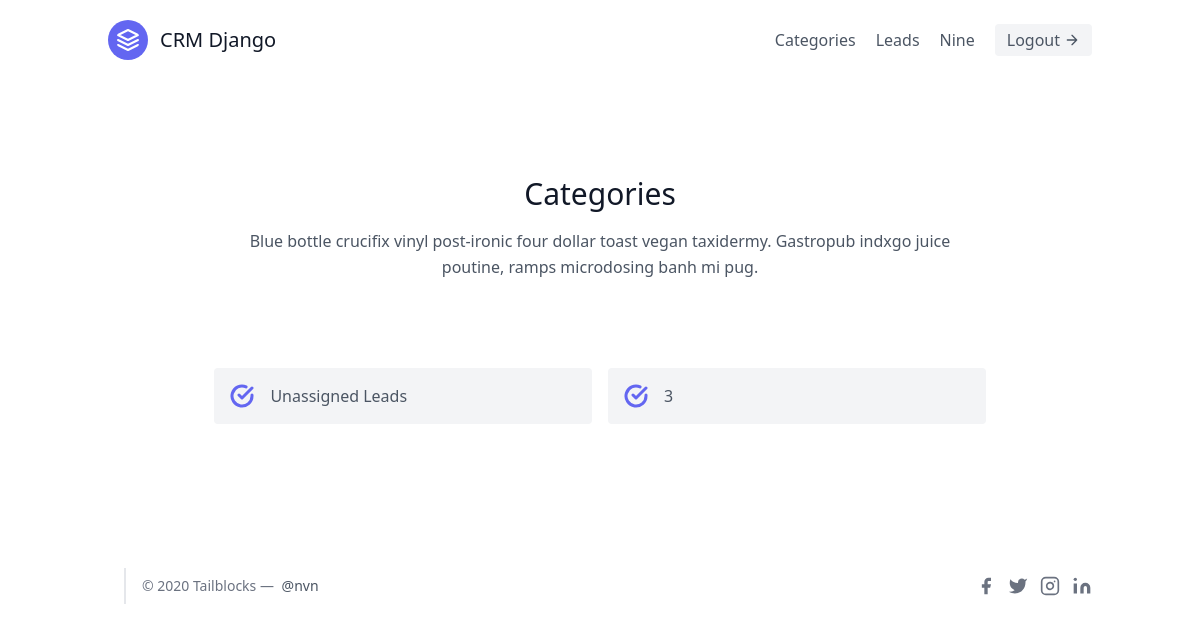
Before: /leads/categories/ (signed in) with the older database file.
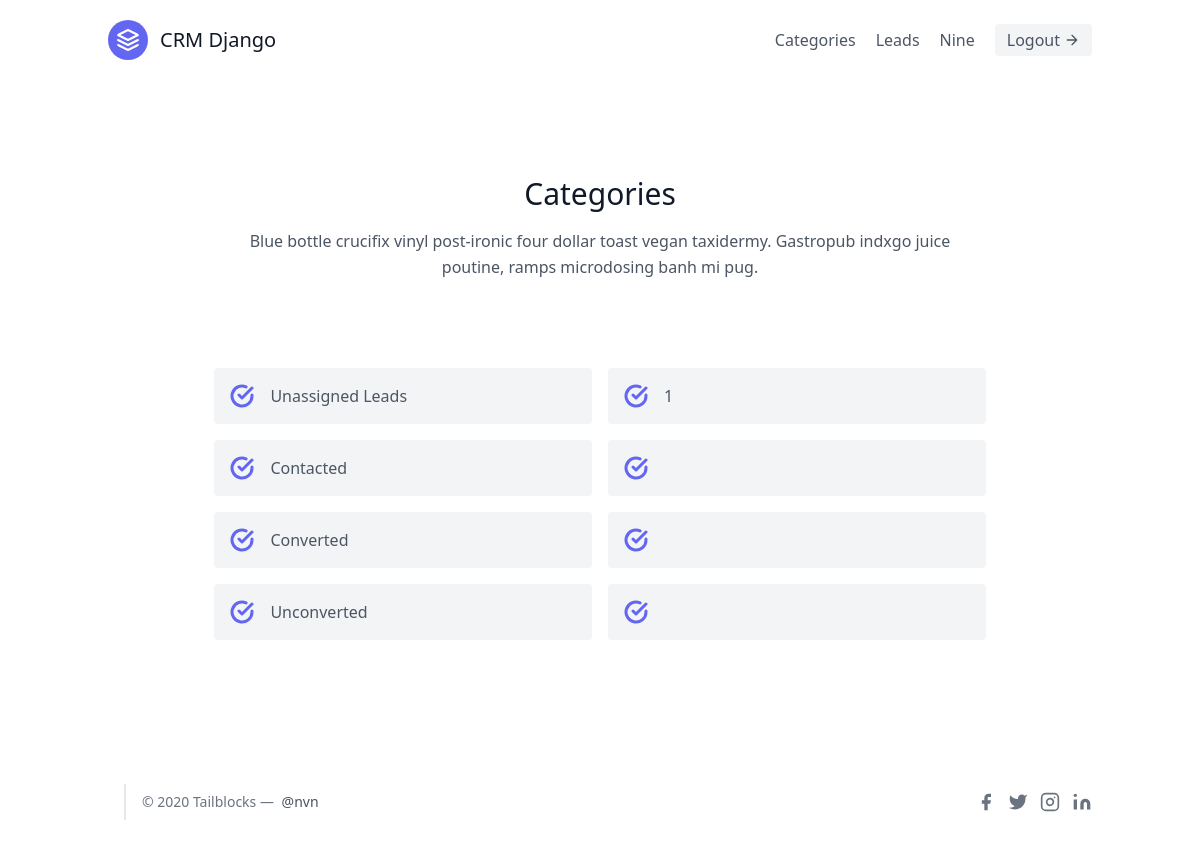
After: the same page with the newer database file.
### leads/models.py (models this page shows, shortened)
class Category(models.Model):
    name = models.CharField(max_length=30)      #NEW, CONTACTED, CONVERTED, UNCONVERTED
    organisation = models.ForeignKey(UserProfile, on_delete=models.CASCADE)

### leads/views.py (the view)
# urls.py: path('categories/', CategoryListView.as_view(), name='categories'),
class CategoryListView(LoginRequiredMixin, ListView):
    template_name = "leads/category-list.html"
    context_object_name = "categories"
    def get_queryset(self):
        user = self.request.user
        if user.is_agent:
            queryset = Category.objects.filter(organisation=user.agent.organisation)
        elif user.is_organisor:
            queryset = Category.objects.filter(organisation=user.userprofile)
        return queryset
    def get_context_data(self, **kwargs):
        context = super(CategoryListView, self).get_context_data(**kwargs)
        user = self.request.user
        if user.is_agent:
            counts = Lead.objects.filter(organisation=user.agent.organisation, category__isnull=True).count()
        elif user.is_organisor:
            counts = Lead.objects.filter(organisation=user.userprofile,  category__isnull=True).count()
        context.update(
            {
                "unassigned_leads_count": counts
            }
        )
        return context

### leads/templates/leads/category-list.html (shortened to what this page needs)
{% extends 'base.html' %}
{% block content %}
<section class="text-gray-600 body-font">
    <div class="container px-5 py-24 mx-auto">
      <div class="text-center mb-20">
        <h1 class="sm:text-3xl text-2xl font-medium text-center title-font text-gray-900 mb-4">Categories</h1>
        <p class="text-base leading-relaxed xl:w-2/4 lg:w-3/4 mx-auto">Blue bottle crucifix vinyl post-ironic four dollar toast vegan taxidermy. Gastropub indxgo juice poutine, ramps microdosing banh mi pug.</p>
      </div>
      <div class="flex flex-wrap lg:w-4/5 sm:mx-auto sm:mb-2 -mx-2">
        <div class="p-2 sm:w-1/2 w-full">
            <div class="bg-gray-100 rounded flex p-4 h-full items-center">
            <svg fill="none" stroke="currentColor" stroke-linecap="round" stroke-linejoin="round" stroke-width="3" class="text-indigo-500 w-6 h-6 flex-shrink-0 mr-4" viewBox="0 0 24 24">
                <path d="M22 11.08V12a10 10 0 11-5.93-9.14"></path>
                <path d="M22 4L12 14.01l-3-3"></path>
            </svg>
            <a href="#" class="title-font font-medium">Unassigned Leads</a>
            </div>
        </div>
        <div class="p-2 sm:w-1/2 w-full">
            <div class="bg-gray-100 rounded flex p-4 h-full items-center">
            <svg fill="none" stroke="currentColor" stroke-linecap="round" stroke-linejoin="round" stroke-width="3" class="text-indigo-500 w-6 h-6 flex-shrink-0 mr-4" viewBox="0 0 24 24">
                <path d="M22 11.08V12a10 10 0 11-5.93-9.14"></path>
                <path d="M22 4L12 14.01l-3-3"></path>
            </svg>
            <span class="title-font font-medium">{{ unassigned_leads_count }}</span>
            </div>
        </div>
        {% for category in categories %}
            <div class="p-2 sm:w-1/2 w-full">
                <div class="bg-gray-100 rounded flex p-4 h-full items-center">
                <svg fill="none" stroke="currentColor" stroke-linecap="round" stroke-linejoin="round" stroke-width="3" class="text-indigo-500 w-6 h-6 flex-shrink-0 mr-4" viewBox="0 0 24 24">
                    <path d="M22 11.08V12a10 10 0 11-5.93-9.14"></path>
                    <path d="M22 4L12 14.01l-3-3"></path>
                </svg>
                <a href="{% url 'leads:category-details' pk=category.id %}" class="title-font font-medium">{{ category.name }}</a>
                </div>
            </div>
            <div class="p-2 sm:w-1/2 w-full">
                <div class="bg-gray-100 rounded flex p-4 h-full items-center">
                <svg fill="none" stroke="currentColor" stroke-linecap="round" stroke-linejoin="round" stroke-width="3" class="text-indigo-500 w-6 h-6 flex-shrink-0 mr-4" viewBox="0 0 24 24">
                    <path d="M22 11.08V12a10 10 0 11-5.93-9.14"></path>
                    <path d="M22 4L12 14.01l-3-3"></path>
                </svg>
                </div>
            </div>
        {% endfor %}
      </div>
    </div>
</section>
{% endblock content %}

Changed rows visible on the page:
added Category: name "Contacted"
added Category: name "Converted"
added Category: name "Unconverted"
Other visible differences:
{{ unassigned_leads_count }}: "3" → "1"
